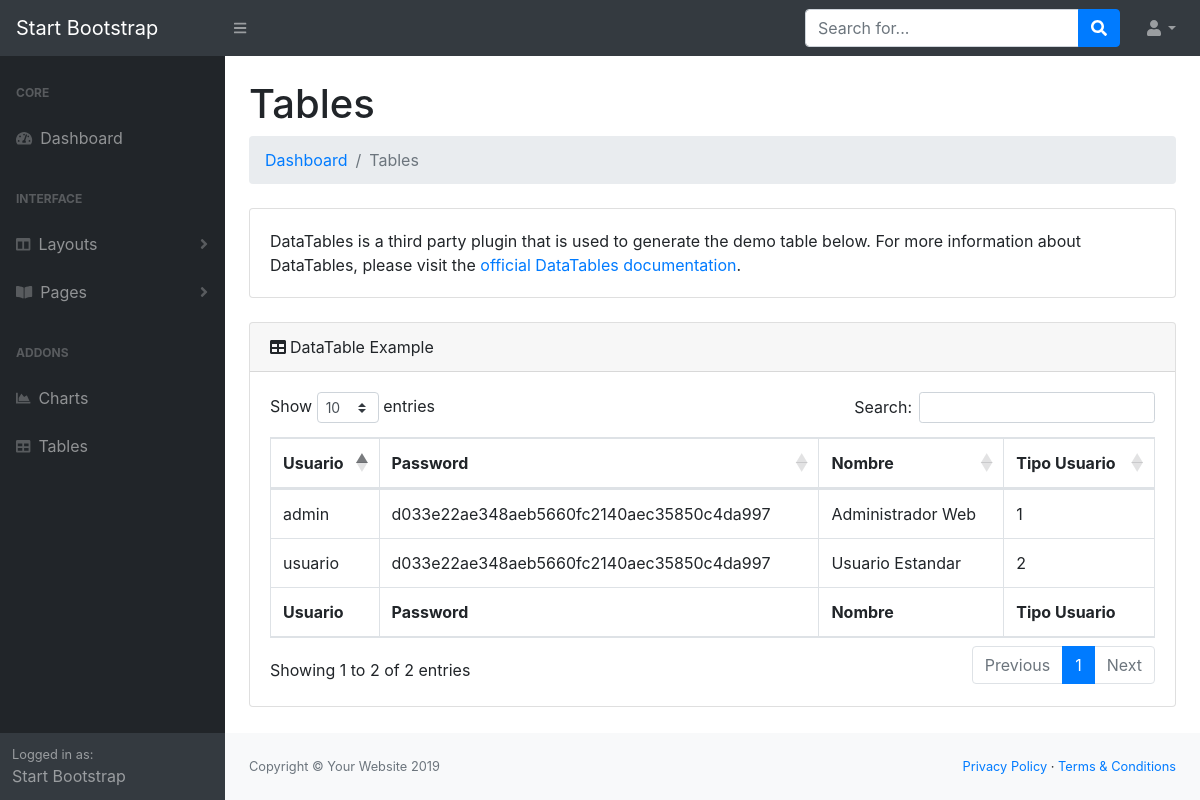
Page /sistema/tabla.php (signed in) on the committed database.
### tables this page shows
CREATE TABLE IF NOT EXISTS `usuarios` (
  `id` int(11) NOT NULL AUTO_INCREMENT,
  `usuario` varchar(40) NOT NULL,
  `password` varchar(50) NOT NULL,
  `nombre` varchar(80) NOT NULL,
  `tipo_usuario` int(11) NOT NULL,
  PRIMARY KEY (`id`)
);

### sistema/tabla.php (the view, shortened to what this page needs)
<?php
	require 'conexion.php';
	$id = $_SESSION['id'];
	$tipo_usuario = $_SESSION['tipo_usuario'];
	if($tipo_usuario == 1){
		$where = "";
		} else if($tipo_usuario == 2){
		$where = "WHERE id=$id";
	}
	$sql = "SELECT * FROM usuarios $where";
	$resultado = $mysqli->query($sql);
?>
<!DOCTYPE html>
<html lang="en">
    <head>
		<link href="css/styles.css" rel="stylesheet" />
		<link href="https://cdn.datatables.net/1.10.20/css/dataTables.bootstrap4.min.css" rel="stylesheet" />
	</head>
	<body class="sb-nav-fixed">
		<nav class="sb-topnav navbar navbar-expand navbar-dark bg-dark">
			<a class="navbar-brand" href="principal.php">Start Bootstrap</a><button class="btn btn-link btn-sm order-1 order-lg-0" id="sidebarToggle" href="#"><i class="fas fa-bars"></i></button
			>
			<form class="d-none d-md-inline-block form-inline ml-auto mr-0 mr-md-3 my-2 my-md-0">
				<div class="input-group">
					<input class="form-control" type="text" placeholder="Search for..." aria-label="Search" aria-describedby="basic-addon2" />
					<div class="input-group-append">
						<button class="btn btn-primary" type="button"><i class="fas fa-search"></i></button>
					</div>
				</div>
			</form>
			<ul class="navbar-nav ml-auto ml-md-0">
				<li class="nav-item dropdown">
					<a class="nav-link dropdown-toggle" id="userDropdown" href="#" role="button" data-toggle="dropdown" aria-haspopup="true" aria-expanded="false"><i class="fas fa-user fa-fw"></i></a>
				</li>
			</ul>
		</nav>
		<div id="layoutSidenav">
			<div id="layoutSidenav_nav">
				<nav class="sb-sidenav accordion sb-sidenav-dark" id="sidenavAccordion">
					<div class="sb-sidenav-menu">
						<div class="nav">
							<div class="sb-sidenav-menu-heading">Core</div>
							<a class="nav-link" href="principal.php"
							><div class="sb-nav-link-icon"><i class="fas fa-tachometer-alt"></i></div>
								Dashboard</a
							>
							<div class="sb-sidenav-menu-heading">Interface</div>
							<a class="nav-link collapsed" href="#" data-toggle="collapse" data-target="#collapseLayouts" aria-expanded="false" aria-controls="collapseLayouts"
							><div class="sb-nav-link-icon"><i class="fas fa-columns"></i></div>
								Layouts
								<div class="sb-sidenav-collapse-arrow"><i class="fas fa-angle-down"></i></div
								></a>
								<a class="nav-link collapsed" href="#" data-toggle="collapse" data-target="#collapsePages" aria-expanded="false" aria-controls="collapsePages"
								><div class="sb-nav-link-icon"><i class="fas fa-book-open"></i></div>
									Pages
									<div class="sb-sidenav-collapse-arrow"><i class="fas fa-angle-down"></i></div
									></a>
									<div class="sb-sidenav-menu-heading">Addons</div>
									<a class="nav-link" href="charts.html"
									><div class="sb-nav-link-icon"><i class="fas fa-chart-area"></i></div>
										Charts</a
									><a class="nav-link" href="tables.html"
									><div class="sb-nav-link-icon"><i class="fas fa-table"></i></div>
										Tables</a
									>
						</div>
					</div>
					<div class="sb-sidenav-footer">
						<div class="small">Logged in as:</div>
						Start Bootstrap
					</div>
				</nav>
			</div>
			<div id="layoutSidenav_content">
				<main>
					<div class="container-fluid">
						<h1 class="mt-4">Tables</h1>
						<ol class="breadcrumb mb-4">
							<li class="breadcrumb-item"><a href="principal.php">Dashboard</a></li>
							<li class="breadcrumb-item active">Tables</li>
						</ol>
						<div class="card mb-4">
							<div class="card-body">DataTables is a third party plugin that is used to generate the demo table below. For more information about DataTables, please visit the <a target="_blank" href="https://datatables.net/">official DataTables documentation</a>.</div>
						</div>
						<div class="card mb-4">
							<div class="card-header"><i class="fas fa-table mr-1"></i>DataTable Example</div>
							<div class="card-body">
								<div class="table-responsive">
									<table class="table table-bordered" id="dataTable" width="100%" cellspacing="0">
										<thead>
											<tr>
												<th>Usuario</th>
												<th>Password</th>
												<th>Nombre</th>
												<th>Tipo Usuario</th>
											</tr>
										</thead>
										<tfoot>
											<tr>
												<th>Usuario</th>
												<th>Password</th>
												<th>Nombre</th>
												<th>Tipo Usuario</th>
											</tr>
										</tfoot>
										<tbody>
											<?php while($row = $resultado->fetch_assoc()) { ?>
												<tr>
													<td><?php echo $row['usuario']; ?></td>
													<td><?php echo $row['password']; ?></td>
													<td><?php echo $row['nombre']; ?></td>
													<td><?php echo $row['tipo_usuario']; ?></td>
												</tr>
											<?php } ?>
										</tbody>
									</table>
								</div>
								</div>
								</div>
											</div>
					</main>
					<footer class="py-4 bg-light mt-auto">
						<div class="container-fluid">
						<div class="d-flex align-items-center justify-content-between small">
					<div class="text-muted">Copyright &copy; Your Website 2019</div>
					<div>
						<a href="#">Privacy Policy</a>
						&middot;
						<a href="#">Terms &amp; Conditions</a>
					</div>
					</div>
					</div>
				</footer>
			</div>
		</div>
	</body>
</html>

### rows in the picture
usuarios: usuario "admin", password "d033e22ae348aeb5660fc2140aec35850c4da997", nombre "Administrador Web", tipo_usuario "1"
usuarios: usuario "usuario", password "d033e22ae348aeb5660fc2140aec35850c4da997", nombre "Usuario Estandar", tipo_usuario "2"
